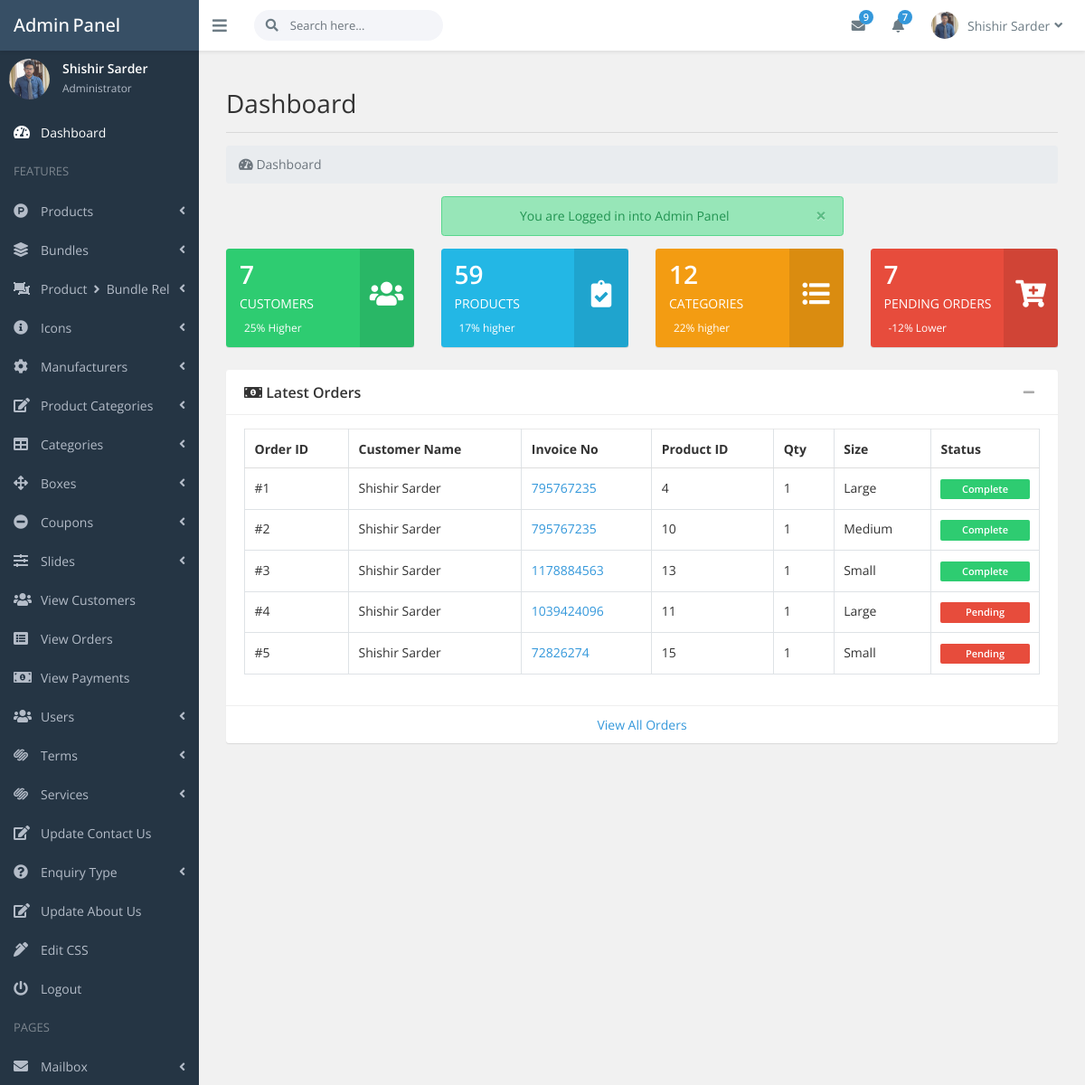
Page /admin_area/index.php?dashboard (signed in) on the committed database.
### tables this page shows
CREATE TABLE `pending_orders` (
  `order_id` int(10) NOT NULL,
  `customer_id` int(10) NOT NULL,
  `invoice_no` int(100) NOT NULL,
  `product_id` int(10) NOT NULL,
  `qty` int(10) NOT NULL,
  `size` varchar(100) NOT NULL,
  `order_status` varchar(100) NOT NULL
);

CREATE TABLE `customers` (
  `customer_id` int(10) NOT NULL,
  `customer_name` varchar(255) NOT NULL,
  `customer_email` varchar(255) NOT NULL,
  `customer_pass` varchar(255) NOT NULL,
  `customer_country` varchar(100) NOT NULL,
  `customer_city` varchar(100) NOT NULL,
  `customer_contact` varchar(255) NOT NULL,
  `customer_address` text NOT NULL,
  `customer_image` text NOT NULL,
  `customer_ip` varchar(255) NOT NULL,
  `customer_confirm_code` text NOT NULL
);

### admin_area/includes/dashboard.php (the view, shortened to what the rows shown need)
<?php
$get_products = $getFromU->viewAllFromTable("products");
$count_products = count($get_products);
$get_customers = $getFromU->viewAllFromTable("customers");
$count_customers = count($get_customers);
$get_product_categories = $getFromU->viewAllFromTable("product_categories");
$count_product_categories = count($get_product_categories);
$get_pending_orders = $getFromU->viewAllFromTableWhereOrderStatus("pending_orders", "pending");
$count_pending_orders = count($get_pending_orders);
?>
<div class="container-fluid mt-5">
	<div class="row">
		<div class="col-md-12">
			<h2>Dashboard</h2><hr>
		</div>
	</div>
	<div class="row">
    <div class="col-lg-3 col-md-6">
        <div class="ibox bg-success color-white widget-stat rounded">
            <div class="ibox-body">
                <h2 class="m-b-5 font-strong"><?php echo $count_customers; ?></h2>
            </div>
        </div>
    </div>
    <div class="col-lg-3 col-md-6">
        <div class="ibox bg-info color-white widget-stat rounded">
            <div class="ibox-body">
                <h2 class="m-b-5 font-strong"><?php echo $count_products; ?></h2>
            </div>
        </div>
    </div>
    <div class="col-lg-3 col-md-6">
        <div class="ibox bg-warning color-white widget-stat rounded">
            <div class="ibox-body">
                <h2 class="m-b-5 font-strong"><?php echo $count_product_categories; ?></h2>
            </div>
        </div>
    </div>
    <div class="col-lg-3 col-md-6">
        <div class="ibox bg-danger color-white widget-stat rounded">
            <div class="ibox-body">
                <h2 class="m-b-5 font-strong"><?php echo $count_pending_orders; ?></h2>
            </div>
        </div>
    </div>
  </div>
  <div class="row">
			<div class="col-lg-12">
        <div class="ibox rounded">
            <div class="ibox-body">
                <table class="table table-bordered table-hover table-responsive-lg">
                    <thead>
                        <tr>
                            <th>Order ID</th>
                            <th>Customer Name</th>
                            <th>Invoice No</th>
                            <th>Product ID</th>
                            <th>Qty</th>
                            <th>Size</th>
                            <th>Status</th>
                        </tr>
                    </thead>
                    <tbody>
                      <?php
$get_orders = $getFromU->view_pending_orders_with_limit();
$i = 0;
foreach ($get_orders as $get_order) {
    $customer_id = $get_order->customer_id;
    $invoice_no = $get_order->invoice_no;
    $product_id = $get_order->product_id;
    $qty = $get_order->qty;
    $size = $get_order->size;
    $order_status = $get_order->order_status;
    $get_customer_details = $getFromU->view_customer_by_id($customer_id);
    $customer_name = $get_customer_details->customer_name;
    $i++;
    ?>
                      <tr>
                          <td>#<?php echo $i; ?></td>
                          <td><?php echo ucwords($customer_name); ?></td>
                          <td><a href="invoice.php?invoice_id=<?php echo $invoice_no; ?>"><?php echo $invoice_no; ?></a></td>
                          <td><?php echo $product_id; ?></td>
                          <td><?php echo $qty; ?></td>
                          <td><?php echo ucwords($size); ?></td>
                          <td>
                            <span class="w-100 badge <?php ($order_status === 'pending') ? print 'badge-danger' : print 'badge-success';?>"  > <?php echo ucwords($order_status); ?></span>
                          </td>
                      </tr>
                      <?php }?>
                    </tbody>
                </table>
            </div>
        </div>
    </div>
  </div>
</div>

### admin_area/includes/top_nav.php (shortened to what the rows shown need)
<?php
$admin_email = $_SESSION['admin_email'];
$get_admin = $getFromU->view_admin_by_email($admin_email);
$admin_name = $get_admin->admin_name;
$admin_image = $get_admin->admin_image;
?>
<header class="header">
    <div class="flexbox flex-1">
        <ul class="nav navbar-toolbar">
                    <li class="dropdown dropdown-user">
                        <a class="nav-link dropdown-toggle link" data-toggle="dropdown">
                            <img src="./admin_images/<?php echo $admin_image; ?>" />
                            <span></span><?php echo $admin_name; ?><i class="fa fa-angle-down m-l-5"></i>
                        </a>
                    </li>
                </ul>
    </div>
</header>

### admin_area/includes/sidebar.php (shortened to what the rows shown need)
<?php
$admin_email = $_SESSION['admin_email'];
$get_admin = $getFromU->view_admin_by_email($admin_email);
$admin_name = $get_admin->admin_name;
$admin_image = $get_admin->admin_image;
?>
<nav class="page-sidebar" id="sidebar">
    <div id="sidebar-collapse">
        <div class="admin-block d-flex">
            <div>
                <img src="./admin_images/<?php echo $admin_image; ?>" class="img-fluid img-circle" width="45px" />
            </div>
            <div class="admin-info">
                <div class="font-strong"><?php echo $admin_name; ?></div><small>Administrator</small></div>
        </div>
    </div>
</nav>

### rows in the picture
pending_orders: customer.customer_name "Shishir Sarder", invoice_no "795767235", product "4", qty "1", size "Large", order_status "Complete"
pending_orders: customer.customer_name "Shishir Sarder", invoice_no "795767235", product "10", qty "1", size "Medium", order_status "Complete"
pending_orders: customer.customer_name "Shishir Sarder", invoice_no "1178884563", product "13", qty "1", size "Small", order_status "Complete"
pending_orders: customer.customer_name "Shishir Sarder", invoice_no "1039424096", product "11", qty "1", size "Large", order_status "Pending"
pending_orders: customer.customer_name "Shishir Sarder", invoice_no "72826274", product "15", qty "1", size "Small", order_status "Pending"

### other values in the picture
$admin_name "Shishir Sarder"
$_SESSION['admin_login_success_msg'] "You are Logged in into Admin Panel"
$count_customers "7"
$count_products "59"
$count_product_categories "12"
$count_pending_orders "7"
